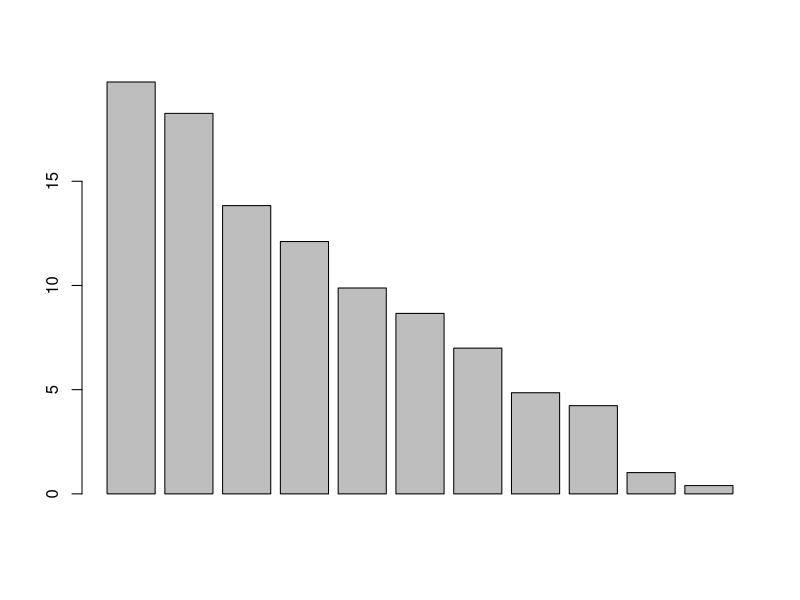
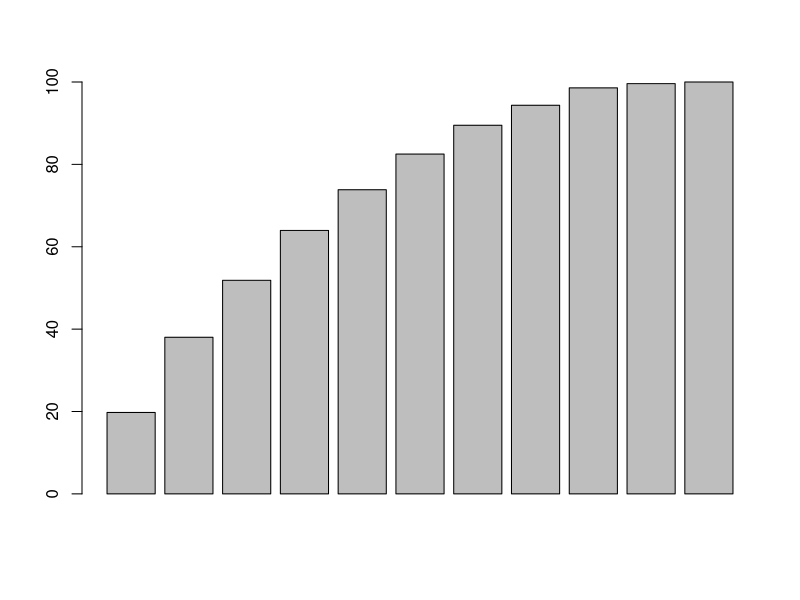
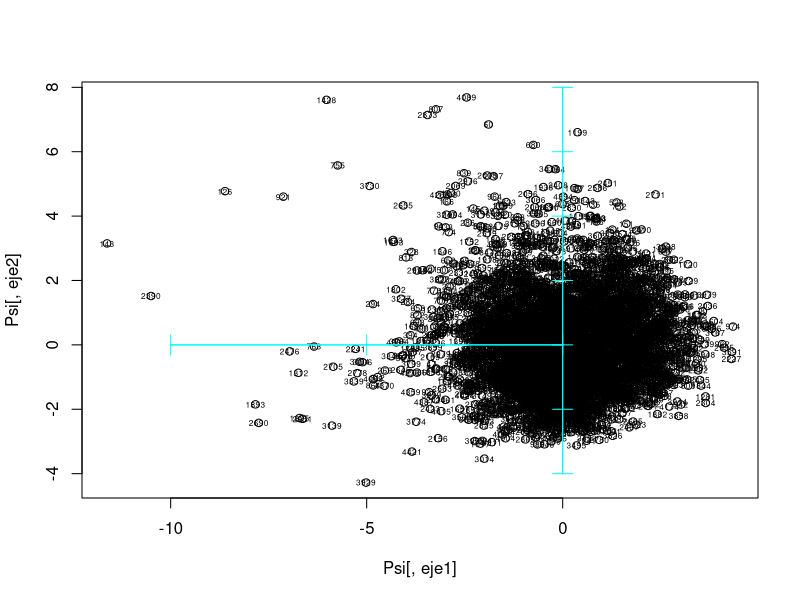
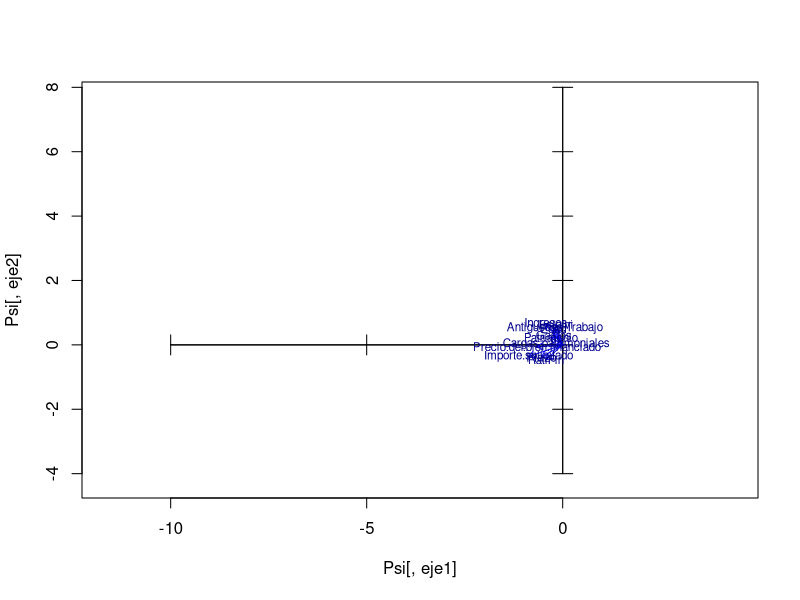
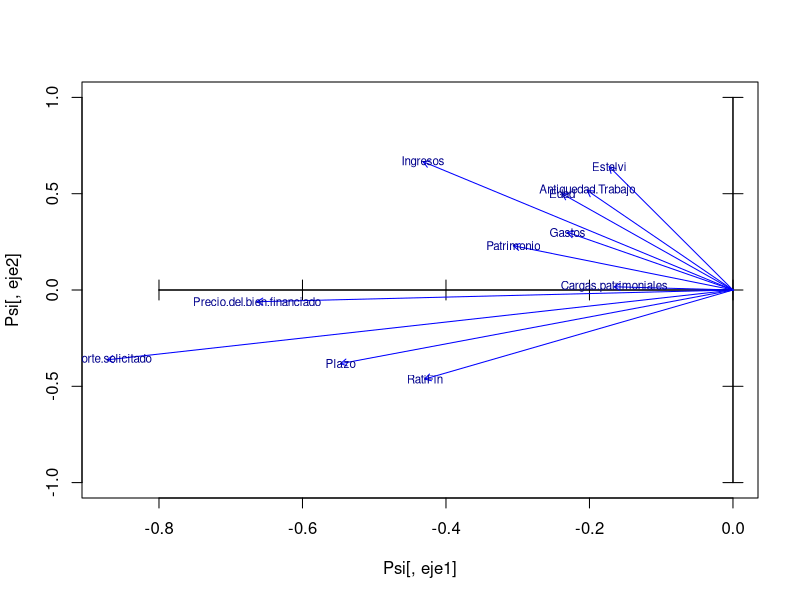

Write the R code that produced these figures, in order. (Note: this script raises an error after producing the figures.)

#PREREQUISITES: 
#factors are properly labelled and reading data makes R to directly recognize them
#Numerical variables do not contain missing values anymore. They have been imputed in preprocessing step



list.of.packages <- c("rstudioapi") #posar els packages que es facin servir
new.packages <- list.of.packages[!(list.of.packages %in% installed.packages()[,"Package"])]
if(length(new.packages)) install.packages(new.packages)

library("rstudioapi") #posar els packages que es facin servir
setwd(dirname(rstudioapi::getActiveDocumentContext()$path)) #path al dicteroy del script


#  READING CREDSCO_BIN
dd <- read.table("credscoClean.csv",header=T, sep=";");

objects()
attributes(dd)

#
# VISUALISATION OF DATA
#
# PRINCIPAL COMPONENT ANALYSIS OF CONTINcUOUS VARIABLES, WITH Dictamen PROJECTED AS ILLUSTRATIVE
#

# CREATION OF THE DATA FRAME OF CONTINUOUS VARIABLES

attach(dd)
names(dd)

#is R understanding well my factor variables?
sapply(dd,class)

#set a list of numerical variables (with no missing values)


numeriques<-which(sapply(dd,is.numeric))
numeriques

dcon<-dd[,numeriques]
sapply(dcon,class)

#dcon <- data.frame (Antiguedad.Trabajo,Plazo,Edad,Gastos,Ingresos,Patrimonio,Cargas.patrimoniales,Importe.solicitado,Precio.del.bien.financiado,Estalvi, RatiFin)

#alternatively
#dim(dd)
#indexCon<-c(2,4:5,9:16)
#dcon<-dd[,indexCon]
#names(dcon)

#be sure you don't have missing data in your numerical variables.

#in case of having missing data, select complete rows JUST TO FOLLOW THE CLASS
#dd<-dd[!is.na(dd[,indecCon[1]])& !is.na(dd[,indecCon[2]]) & !is.na(dd[,indecCon[3]])& !is.na(dd[,indecCon[4]]),]
#then preprocess your complete data set to IMPUTE all missing data, and reproduce
#the whole analysis again
# PRINCIPAL COMPONENT ANALYSIS OF dcon

pc1 <- prcomp(dcon, scale=TRUE)
class(pc1)
attributes(pc1)

print(pc1)




# WHICH PERCENTAGE OF THE TOTAL INERTIA IS REPRESENTED IN SUBSPACES?

pc1$sdev
inerProj<- pc1$sdev^2 
inerProj
totalIner<- sum(inerProj)
totalIner
pinerEix<- 100*inerProj/totalIner
pinerEix
barplot(pinerEix)

#Cummulated Inertia in subspaces, from first principal component to the 11th dimension subspace
barplot(100*cumsum(pc1$sdev[1:dim(dcon)[2]]^2)/dim(dcon)[2])
percInerAccum<-100*cumsum(pc1$sdev[1:dim(dcon)[2]]^2)/dim(dcon)[2]
percInerAccum


# SELECTION OF THE SINGIFICNT DIMENSIONS (keep 80% of total inertia)

nd = 6

print(pc1)
attributes(pc1)
pc1$rotation

# STORAGE OF THE EIGENVALUES, EIGENVECTORS AND PROJECTIONS IN THE nd DIMENSIONS
View(pc1$x)
dim(pc1$x)
dim(dcon)
dcon[2000,]
pc1$x[2000,]

Psi = pc1$x[,1:nd]
dim(Psi)
Psi[2000,]

# STORAGE OF LABELS FOR INDIVIDUALS AND VARIABLES

iden = row.names(dcon)
etiq = names(dcon)
ze = rep(0,length(etiq)) # WE WILL NEED THIS VECTOR AFTERWARDS FOR THE GRAPHICS

# PLOT OF INDIVIDUALS

#select your axis
eje1<-2
eje1<-1
eje2<-3
eje2<-2

plot(Psi[,eje1],Psi[,eje2])
text(Psi[,eje1],Psi[,eje2],labels=iden, cex=0.5)
axis(side=1, pos= 0, labels = F, col="cyan")
axis(side=3, pos= 0, labels = F, col="cyan")
axis(side=2, pos= 0, labels = F, col="cyan")
axis(side=4, pos= 0, labels = F, col="cyan")

#library(rgl)
#plot3d(Psi[,1],Psi[,2],Psi[,3])

#Projection of variables

Phi = cor(dcon,Psi)
View(Phi)

#select your axis

X<-Phi[,eje1]
Y<-Phi[,eje2]

plot(Psi[,eje1],Psi[,eje2],type="n")
axis(side=1, pos= 0, labels = F)
axis(side=3, pos= 0, labels = F)
axis(side=2, pos= 0, labels = F)
axis(side=4, pos= 0, labels = F)
arrows(ze, ze, X, Y, length = 0.07,col="blue")
text(X,Y,labels=etiq,col="darkblue", cex=0.7)


#zooms
plot(Psi[,eje1],Psi[,eje2],type="n",xlim=c(min(X,0),max(X,0)), ylim=c(-1,1))
axis(side=1, pos= 0, labels = F)
axis(side=3, pos= 0, labels = F)
axis(side=2, pos= 0, labels = F)
axis(side=4, pos= 0, labels = F)
arrows(ze, ze, X, Y, length = 0.07,col="blue")
text(X,Y,labels=etiq,col="darkblue", cex=0.7)



# PROJECTION OF ILLUSTRATIVE qualitative variables on individuals' map
# PROJECCI? OF INDIVIDUALS DIFFERENTIATING THE Dictamen
# (we need a numeric Dictamen to color)

varcat=dd[,1]
plot(Psi[,1],Psi[,2],col=varcat)
axis(side=1, pos= 0, labels = F, col="darkgray")
axis(side=3, pos= 0, labels = F, col="darkgray")
axis(side=2, pos= 0, labels = F, col="darkgray")
axis(side=4, pos= 0, labels = F, col="darkgray")
legend("bottomleft",levels(varcat),pch=1,col=c(1,2), cex=0.6)

#select your qualitative variable
k<-1 #dictamen in credsco

varcat<-dd[,k]
fdic1 = tapply(Psi[,eje1],varcat,mean)
fdic2 = tapply(Psi[,eje2],varcat,mean) 
#points(fdic1,fdic2,pch=16,col="blue", labels=levels(varcat))
text(fdic1,fdic2,labels=levels(varcat),col="yellow", cex=0.7)


#Now we project both cdgs of levels of a selected qualitative variable without
#representing the individual anymore

plot(Psi[,eje1],Psi[,eje2],type="n")
axis(side=1, pos= 0, labels = F, col="cyan")
axis(side=3, pos= 0, labels = F, col="cyan")
axis(side=2, pos= 0, labels = F, col="cyan")
axis(side=4, pos= 0, labels = F, col="cyan")

#select your qualitative variable
k<-1 #dictamen in credsco

#varcat<-dd[,k]
#fdic1 = tapply(Psi[,eje1],varcat,mean)
#fdic2 = tapply(Psi[,eje2],varcat,mean) 

#points(fdic1,fdic2,pch=16,col="blue", labels=levels(varcat))
text(fdic1,fdic2,labels=levels(varcat),col="blue", cex=0.7)


#all qualitative together
plot(Psi[,eje1],Psi[,eje2],type="n")
axis(side=1, pos= 0, labels = F, col="cyan")
axis(side=3, pos= 0, labels = F, col="cyan")
axis(side=2, pos= 0, labels = F, col="cyan")
axis(side=4, pos= 0, labels = F, col="cyan")

#nominal qualitative variables

dcat<-c(1,3,6:7)
#divide categoricals in several graphs if joint representation saturates

#build a palette with as much colors as qualitative variables 

#colors<-c("blue","red","green","orange","darkgreen")
#alternative
colors<-rainbow(length(dcat))

c<-1
for(k in dcat){
  seguentColor<-colors[c]
fdic1 = tapply(Psi[,eje1],dd[,k],mean)
fdic2 = tapply(Psi[,eje2],dd[,k],mean) 

text(fdic1,fdic2,labels=levels(dd[,k]),col=seguentColor, cex=0.6)
c<-c+1
}
legend("bottomleft",names(dd)[dcat],pch=1,col=colors, cex=0.6)

#determine zoom level
#use the scale factor or not depending on the position of centroids
# ES UN FACTOR D'ESCALA PER DIBUIXAR LES FLETXES MES VISIBLES EN EL GRAFIC
#fm = round(max(abs(Psi[,1]))) 
fm=20

#scale the projected variables
X<-fm*U[,eje1]
Y<-fm*U[,eje2]

#represent numerical variables in background
plot(Psi[,eje1],Psi[,eje2],type="n",xlim=c(-1,1), ylim=c(-3,1))
#plot(X,Y,type="none",xlim=c(min(X,0),max(X,0)))
axis(side=1, pos= 0, labels = F, col="cyan")
axis(side=3, pos= 0, labels = F, col="cyan")
axis(side=2, pos= 0, labels = F, col="cyan")
axis(side=4, pos= 0, labels = F, col="cyan")

#add projections of numerical variables in background
arrows(ze, ze, X, Y, length = 0.07,col="lightgray")
text(X,Y,labels=etiq,col="gray", cex=0.7)

#add centroids
c<-1
for(k in dcat){
  seguentColor<-colors[c]
  
  fdic1 = tapply(Psi[,eje1],dd[,k],mean)
  fdic2 = tapply(Psi[,eje2],dd[,k],mean) 
  
  #points(fdic1,fdic2,pch=16,col=seguentColor, labels=levels(dd[,k]))
  text(fdic1,fdic2,labels=levels(dd[,k]),col=seguentColor, cex=0.6)
  c<-c+1
}
legend("bottomleft",names(dd)[dcat],pch=1,col=colors, cex=0.6)


#add ordinal qualitative variables. Ensure ordering is the correct

dordi<-c(8)


levels(dd[,dordi[1]])
#reorder modalities: when required
dd[,dordi[1]] <- factor(dd[,dordi[1]], ordered=TRUE,  levels= c("WorkingTypeUnknown","altres sit","temporal","fixe","autonom"))
levels(dd[,dordi[1]])

c<-1
col<-1
for(k in dordi){
  seguentColor<-colors[col]
  fdic1 = tapply(Psi[,eje1],dd[,k],mean)
  fdic2 = tapply(Psi[,eje2],dd[,k],mean) 
  
  #points(fdic1,fdic2,pch=16,col=seguentColor, labels=levels(dd[,k]))
  #connect modalities of qualitative variables
  lines(fdic1,fdic2,pch=16,col=seguentColor)
 text(fdic1,fdic2,labels=levels(dd[,k]),col=seguentColor, cex=0.6)
  c<-c+1
  col<-col+1
}
legend("topleft",names(dd)[dordi],pch=1,col=colors[1:length(dordi)], cex=0.6)



# PROJECTION OF ILLUSTRATIVE qualitative variables on individuals' map
# PROJECCI? OF INDIVIDUALS DIFFERENTIATING THE Dictamen
# (we need a numeric Dictamen to color)

varcat=dd[,1]
plot(Psi[,1],Psi[,2],col=varcat)
axis(side=1, pos= 0, labels = F, col="darkgray")
axis(side=3, pos= 0, labels = F, col="darkgray")
axis(side=2, pos= 0, labels = F, col="darkgray")
axis(side=4, pos= 0, labels = F, col="darkgray")
legend("bottomleft",levels(varcat),pch=1,col=c(1,2), cex=0.6)


# Overproject THE CDG OF  LEVELS OF varcat
fdic1 = tapply(Psi[,1],varcat,mean)
fdic2 = tapply(Psi[,2],varcat,mean) 

text(fdic1,fdic2,labels=levels(varcat),col="cyan", cex=0.75)
